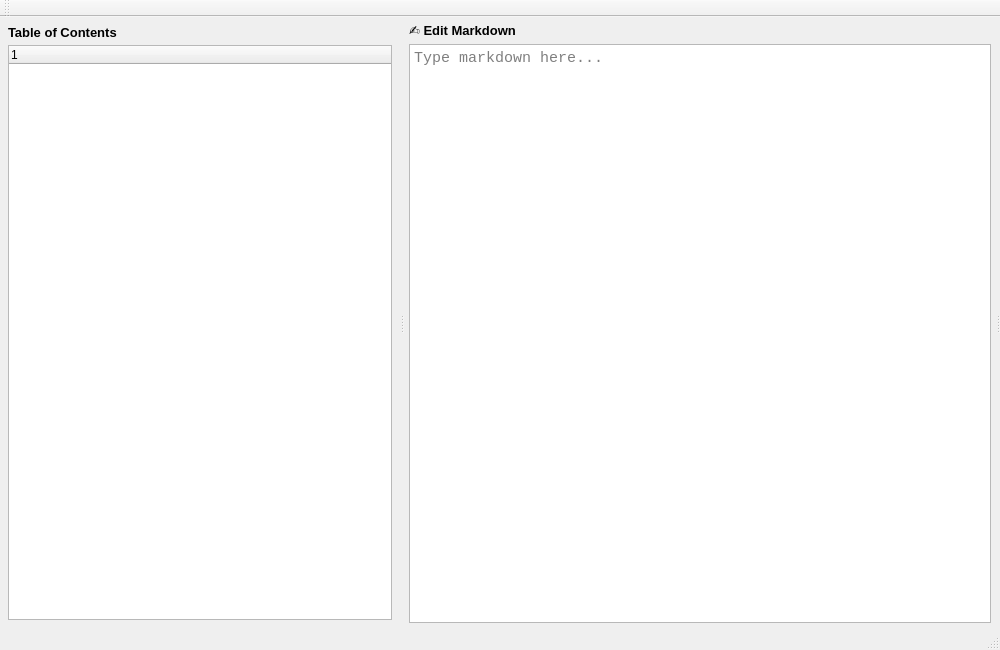
<?xml version="1.0" encoding="UTF-8"?>
<ui version="4.0">
 <class>ReaderWindow</class>
 <widget class="QMainWindow" name="ReaderWindow">
  <property name="geometry">
   <rect>
    <x>0</x>
    <y>0</y>
    <width>1000</width>
    <height>650</height>
   </rect>
  </property>
  <property name="windowTitle">
   <string>Markdown Reader View</string>
  </property>
  <widget class="QWidget" name="centralwidget">
   <layout class="QVBoxLayout" name="verticalLayout">
    <property name="spacing">
     <number>0</number>
    </property>
    <property name="leftMargin">
     <number>0</number>
    </property>
    <property name="topMargin">
     <number>0</number>
    </property>
    <property name="rightMargin">
     <number>0</number>
    </property>
    <property name="bottomMargin">
     <number>0</number>
    </property>
    <item>
     <widget class="QSplitter" name="splitter">
      <property name="orientation">
       <enum>Qt::Orientation::Horizontal</enum>
      </property>
      
      <!-- TOC Sidebar Widget -->
      <widget class="QWidget" name="sidebarWidget" native="true">
       <property name="maximumSize">
        <size>
         <width>400</width>
         <height>16777215</height>
        </size>
       </property>
       <layout class="QVBoxLayout" name="sidebarLayout">
        <property name="spacing">
         <number>5</number>
        </property>
        <property name="leftMargin">
         <number>8</number>
        </property>
        <property name="topMargin">
         <number>8</number>
        </property>
        <property name="rightMargin">
         <number>8</number>
        </property>
        <property name="bottomMargin">
         <number>8</number>
        </property>
        <item>
         <widget class="QLabel" name="tocLabel">
          <property name="text">
           <string>Table of Contents</string>
          </property>
          <property name="styleSheet">
           <string>font-weight: bold; font-size: 13px;</string>
          </property>
         </widget>
        </item>
        <item>
         <widget class="QTreeWidget" name="tocTree">
          <column>
           <property name="text">
            <string notr="true">1</string>
           </property>
          </column>
         </widget>
        </item>
       </layout>
      </widget>
      
      <!-- Live Editor Widget (initially hidden) -->
      <widget class="QWidget" name="editorWidget" native="true">
       <layout class="QVBoxLayout" name="editorLayout">
        <property name="spacing">
         <number>5</number>
        </property>
        <property name="leftMargin">
         <number>5</number>
        </property>
        <property name="topMargin">
         <number>5</number>
        </property>
        <property name="rightMargin">
         <number>5</number>
        </property>
        <property name="bottomMargin">
         <number>5</number>
        </property>
        <item>
         <widget class="QLabel" name="editorLabel">
          <property name="text">
           <string>✍️ Edit Markdown</string>
          </property>
          <property name="styleSheet">
           <string>font-weight: bold; font-size: 13px;</string>
          </property>
         </widget>
        </item>
        <item>
         <widget class="QPlainTextEdit" name="editorTextEdit">
          <property name="font">
           <font>
            <family>Consolas</family>
            <pointsize>11</pointsize>
           </font>
          </property>
          <property name="placeholderText">
           <string>Type markdown here...</string>
          </property>
         </widget>
        </item>
       </layout>
      </widget>
      
      <!-- Rendered HTML web Container -->
      <widget class="QWidget" name="webContainer" native="true">
       <layout class="QVBoxLayout" name="webLayout">
        <property name="spacing">
         <number>0</number>
        </property>
        <property name="leftMargin">
         <number>0</number>
        </property>
        <property name="topMargin">
         <number>0</number>
        </property>
        <property name="rightMargin">
         <number>0</number>
        </property>
        <property name="bottomMargin">
         <number>0</number>
        </property>
       </layout>
      </widget>
      
     </widget>
    </item>
   </layout>
  </widget>
  <widget class="QToolBar" name="toolBar">
   <property name="windowTitle">
    <string>toolBar</string>
   </property>
   <attribute name="toolBarArea">
    <enum>TopToolBarArea</enum>
   </attribute>
   <attribute name="toolBarBreak">
    <bool>false</bool>
   </attribute>
  </widget>
  <widget class="QStatusBar" name="statusBar"/>
 </widget>
 <resources/>
 <connections/>
</ui>
